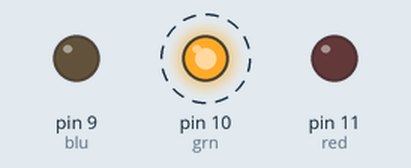
The sketch below on a simulated Arduino Uno, built with avr-gcc and run on an emulated ATmega328P. Parts: output pins drawn as LEDs (lit = HIGH). Dashed ring = blinking.

Above: at 0.12 s.
Timing chart, 0 to 3.0 s (numbered marks = the images above):
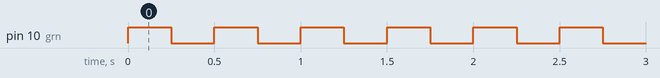

The sketch:

test_rgbled.ino
```cpp
int red = 11;
int grn = 10;            //pins for RGBLED
int blu = 9;


//edit this line to test colors
int RGB[] = {0, 255, 0};


int RGBoff[] = {0, 0, 0};

void setup() {
  pinMode (red, OUTPUT);
  pinMode (blu, OUTPUT);
  pinMode (grn, OUTPUT);

}

void loop() {
  //colorWrite(RGB);
  colorBlink(RGB, 1);

}

//function to write the color from a list to a RGBLED
void colorWrite(int list[]){    //takes a list of 3 values to write to LED
  analogWrite(red, list[0]);
  analogWrite(grn, list[1]);    //takes each list element and writes it to an led
  analogWrite(blu, list[2]);
}

//function to blink the LED from a list and a number
void colorBlink(int list[], int n){   //takes a list of 3 values to write to LED and a number of blinks
  while(n>0){                         //while the number of "blinks" is above 1
    colorWrite(list);                 //turn the LED on to a color
    delay(250);                       //wait 1/4 of a second
    colorWrite(RGBoff);               //turn the LED off
    delay(250);                       //wait 1/4 of a second
    n--;                              //subtract 1 from the number of "blinks left"
  }
}
```

Measured:
- by itself, pin 10 (grn): alternates HIGH for 0.25 s and LOW for 0.25 s
